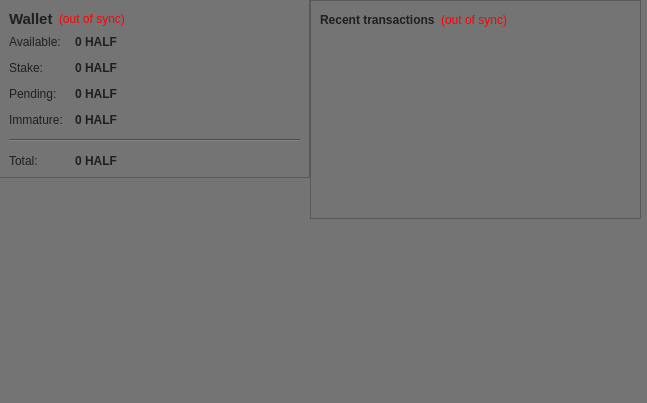
<?xml version="1.0" encoding="UTF-8"?>
<ui version="4.0">
 <class>OverviewPage</class>
 <widget class="QWidget" name="OverviewPage">
  <property name="geometry">
   <rect>
    <x>0</x>
    <y>0</y>
    <width>647</width>
    <height>403</height>
   </rect>
  </property>
  <property name="windowTitle">
   <string>Form</string>
  </property>
  <property name="styleSheet">
   <string notr="true">background-color: rgb(116, 116, 116);
color: rgb(31, 31, 31);</string>
  </property>
  <widget class="QLabel" name="label_2">
   <property name="geometry">
    <rect>
     <x>0</x>
     <y>250</y>
     <width>181</width>
     <height>111</height>
    </rect>
   </property>
   <property name="text">
    <string/>
   </property>
   <property name="pixmap">
    <pixmap resource="../bitcoin.qrc">:/images/wallet</pixmap>
   </property>
  </widget>
  <widget class="QWidget" name="layoutWidget">
   <property name="geometry">
    <rect>
     <x>-1</x>
     <y>-1</y>
     <width>311</width>
     <height>241</height>
    </rect>
   </property>
   <layout class="QVBoxLayout" name="verticalLayout_2">
    <item>
     <widget class="QFrame" name="frame">
      <property name="styleSheet">
       <string notr="true">background-color: rgb(116, 116, 116);
color: rgb(31, 31, 31);</string>
      </property>
      <property name="frameShape">
       <enum>QFrame::StyledPanel</enum>
      </property>
      <property name="frameShadow">
       <enum>QFrame::Raised</enum>
      </property>
      <layout class="QVBoxLayout" name="verticalLayout_4">
       <item>
        <layout class="QHBoxLayout" name="horizontalLayout_4">
         <item>
          <widget class="QLabel" name="label_5">
           <property name="font">
            <font>
             <pointsize>11</pointsize>
             <weight>75</weight>
             <bold>true</bold>
            </font>
           </property>
           <property name="styleSheet">
            <string notr="true">background-color: rgb(116, 116, 116);
color: rgb(31, 31, 31);</string>
           </property>
           <property name="text">
            <string>Wallet</string>
           </property>
          </widget>
         </item>
         <item>
          <widget class="QLabel" name="labelWalletStatus">
           <property name="toolTip">
            <string>The displayed information may be out of date. Your wallet automatically synchronizes with the HalfMoon network after a connection is established, but this process has not completed yet.</string>
           </property>
           <property name="styleSheet">
            <string notr="true">QLabel { color: red; }</string>
           </property>
           <property name="text">
            <string notr="true">(out of sync)</string>
           </property>
           <property name="alignment">
            <set>Qt::AlignLeading|Qt::AlignLeft|Qt::AlignVCenter</set>
           </property>
          </widget>
         </item>
         <item>
          <spacer name="horizontalSpacer_2">
           <property name="orientation">
            <enum>Qt::Horizontal</enum>
           </property>
           <property name="sizeHint" stdset="0">
            <size>
             <width>40</width>
             <height>20</height>
            </size>
           </property>
          </spacer>
         </item>
        </layout>
       </item>
       <item>
        <layout class="QFormLayout" name="formLayout_2">
         <property name="fieldGrowthPolicy">
          <enum>QFormLayout::AllNonFixedFieldsGrow</enum>
         </property>
         <property name="horizontalSpacing">
          <number>12</number>
         </property>
         <property name="verticalSpacing">
          <number>12</number>
         </property>
         <item row="0" column="0">
          <widget class="QLabel" name="label">
           <property name="text">
            <string>Available:</string>
           </property>
          </widget>
         </item>
         <item row="0" column="1">
          <widget class="QLabel" name="labelBalance">
           <property name="font">
            <font>
             <weight>75</weight>
             <bold>true</bold>
            </font>
           </property>
           <property name="cursor">
            <cursorShape>IBeamCursor</cursorShape>
           </property>
           <property name="toolTip">
            <string>Your current spendable balance</string>
           </property>
           <property name="text">
            <string notr="true">0 HALF</string>
           </property>
           <property name="textInteractionFlags">
            <set>Qt::LinksAccessibleByMouse|Qt::TextSelectableByKeyboard|Qt::TextSelectableByMouse</set>
           </property>
          </widget>
         </item>
         <item row="1" column="0">
          <widget class="QLabel" name="label_6">
           <property name="text">
            <string>Stake:</string>
           </property>
          </widget>
         </item>
         <item row="1" column="1">
          <widget class="QLabel" name="labelStake">
           <property name="font">
            <font>
             <weight>75</weight>
             <bold>true</bold>
            </font>
           </property>
           <property name="cursor">
            <cursorShape>IBeamCursor</cursorShape>
           </property>
           <property name="toolTip">
            <string>Total of coins that was staked, and do not yet count toward the current balance</string>
           </property>
           <property name="text">
            <string notr="true">0 HALF</string>
           </property>
           <property name="textInteractionFlags">
            <set>Qt::LinksAccessibleByMouse|Qt::TextSelectableByKeyboard|Qt::TextSelectableByMouse</set>
           </property>
          </widget>
         </item>
         <item row="2" column="0">
          <widget class="QLabel" name="label_3">
           <property name="text">
            <string>Pending:</string>
           </property>
          </widget>
         </item>
         <item row="2" column="1">
          <widget class="QLabel" name="labelUnconfirmed">
           <property name="font">
            <font>
             <weight>75</weight>
             <bold>true</bold>
            </font>
           </property>
           <property name="cursor">
            <cursorShape>IBeamCursor</cursorShape>
           </property>
           <property name="toolTip">
            <string>Total of transactions that have yet to be confirmed, and do not yet count toward the current balance</string>
           </property>
           <property name="text">
            <string notr="true">0 HALF</string>
           </property>
           <property name="textInteractionFlags">
            <set>Qt::LinksAccessibleByMouse|Qt::TextSelectableByKeyboard|Qt::TextSelectableByMouse</set>
           </property>
          </widget>
         </item>
         <item row="3" column="0">
          <widget class="QLabel" name="labelImmatureText">
           <property name="text">
            <string>Immature:</string>
           </property>
          </widget>
         </item>
         <item row="3" column="1">
          <widget class="QLabel" name="labelImmature">
           <property name="font">
            <font>
             <weight>75</weight>
             <bold>true</bold>
            </font>
           </property>
           <property name="toolTip">
            <string>Mined balance that has not yet matured</string>
           </property>
           <property name="text">
            <string notr="true">0 HALF</string>
           </property>
           <property name="textInteractionFlags">
            <set>Qt::LinksAccessibleByMouse|Qt::TextSelectableByKeyboard|Qt::TextSelectableByMouse</set>
           </property>
          </widget>
         </item>
         <item row="4" column="0" colspan="2">
          <widget class="Line" name="line">
           <property name="orientation">
            <enum>Qt::Horizontal</enum>
           </property>
          </widget>
         </item>
         <item row="5" column="0">
          <widget class="QLabel" name="labelTotalText">
           <property name="text">
            <string>Total:</string>
           </property>
          </widget>
         </item>
         <item row="5" column="1">
          <widget class="QLabel" name="labelTotal">
           <property name="font">
            <font>
             <weight>75</weight>
             <bold>true</bold>
            </font>
           </property>
           <property name="cursor">
            <cursorShape>IBeamCursor</cursorShape>
           </property>
           <property name="toolTip">
            <string>Your current total balance</string>
           </property>
           <property name="text">
            <string notr="true">0 HALF</string>
           </property>
           <property name="textInteractionFlags">
            <set>Qt::LinksAccessibleByMouse|Qt::TextSelectableByKeyboard|Qt::TextSelectableByMouse</set>
           </property>
          </widget>
         </item>
        </layout>
       </item>
      </layout>
     </widget>
    </item>
    <item>
     <spacer name="verticalSpacer">
      <property name="orientation">
       <enum>Qt::Vertical</enum>
      </property>
      <property name="sizeHint" stdset="0">
       <size>
        <width>20</width>
        <height>40</height>
       </size>
      </property>
     </spacer>
    </item>
   </layout>
  </widget>
  <widget class="QWidget" name="layoutWidget">
   <property name="geometry">
    <rect>
     <x>310</x>
     <y>0</y>
     <width>331</width>
     <height>241</height>
    </rect>
   </property>
   <layout class="QVBoxLayout" name="verticalLayout_3">
    <item>
     <widget class="QFrame" name="frame_2">
      <property name="styleSheet">
       <string notr="true">background-color: rgb(116, 116, 116);
color: rgb(31, 31, 31);</string>
      </property>
      <property name="frameShape">
       <enum>QFrame::StyledPanel</enum>
      </property>
      <property name="frameShadow">
       <enum>QFrame::Raised</enum>
      </property>
      <layout class="QVBoxLayout" name="verticalLayout">
       <item>
        <layout class="QHBoxLayout" name="horizontalLayout_2">
         <item>
          <widget class="QLabel" name="label_4">
           <property name="text">
            <string>&lt;b&gt;Recent transactions&lt;/b&gt;</string>
           </property>
          </widget>
         </item>
         <item>
          <widget class="QLabel" name="labelTransactionsStatus">
           <property name="toolTip">
            <string>The displayed information may be out of date. Your wallet automatically synchronizes with the HalfMoon network after a connection is established, but this process has not completed yet.</string>
           </property>
           <property name="styleSheet">
            <string notr="true">QLabel { color: red; }</string>
           </property>
           <property name="text">
            <string notr="true">(out of sync)</string>
           </property>
           <property name="alignment">
            <set>Qt::AlignRight|Qt::AlignTrailing|Qt::AlignVCenter</set>
           </property>
          </widget>
         </item>
         <item>
          <spacer name="horizontalSpacer">
           <property name="orientation">
            <enum>Qt::Horizontal</enum>
           </property>
           <property name="sizeHint" stdset="0">
            <size>
             <width>40</width>
             <height>20</height>
            </size>
           </property>
          </spacer>
         </item>
        </layout>
       </item>
       <item>
        <widget class="QListView" name="listTransactions">
         <property name="styleSheet">
          <string notr="true">QListView { background: transparent; }
color: rgb(166, 124, 82);</string>
         </property>
         <property name="frameShape">
          <enum>QFrame::NoFrame</enum>
         </property>
         <property name="verticalScrollBarPolicy">
          <enum>Qt::ScrollBarAlwaysOff</enum>
         </property>
         <property name="horizontalScrollBarPolicy">
          <enum>Qt::ScrollBarAlwaysOff</enum>
         </property>
         <property name="selectionMode">
          <enum>QAbstractItemView::NoSelection</enum>
         </property>
        </widget>
       </item>
      </layout>
     </widget>
    </item>
    <item>
     <spacer name="verticalSpacer_2">
      <property name="orientation">
       <enum>Qt::Vertical</enum>
      </property>
      <property name="sizeHint" stdset="0">
       <size>
        <width>20</width>
        <height>40</height>
       </size>
      </property>
     </spacer>
    </item>
   </layout>
  </widget>
 </widget>
 <resources>
  <include location="../bitcoin.qrc"/>
 </resources>
 <connections/>
</ui>
